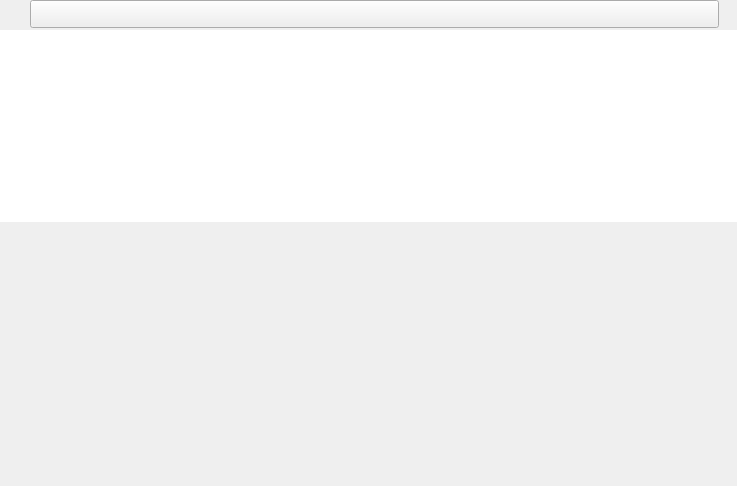
<?xml version="1.0" encoding="UTF-8"?>
<ui version="4.0">
 <class>AlgorithmRunnerItem</class>
 <widget class="QWidget" name="AlgorithmRunnerItem">
  <property name="geometry">
   <rect>
    <x>0</x>
    <y>0</y>
    <width>737</width>
    <height>486</height>
   </rect>
  </property>
  <property name="sizePolicy">
   <sizepolicy hsizetype="Preferred" vsizetype="Maximum">
    <horstretch>0</horstretch>
    <verstretch>0</verstretch>
   </sizepolicy>
  </property>
  <layout class="QVBoxLayout" name="verticalLayout">
   <property name="spacing">
    <number>0</number>
   </property>
   <property name="leftMargin">
    <number>0</number>
   </property>
   <property name="topMargin">
    <number>0</number>
   </property>
   <property name="rightMargin">
    <number>0</number>
   </property>
   <property name="bottomMargin">
    <number>0</number>
   </property>
   <item>
    <widget class="QFrame" name="algFrame">
     <property name="sizePolicy">
      <sizepolicy hsizetype="Preferred" vsizetype="Maximum">
       <horstretch>0</horstretch>
       <verstretch>0</verstretch>
      </sizepolicy>
     </property>
     <property name="styleSheet">
      <string notr="true">
QPushButton {
border-image: none;
}

#settingsButton {
border: 0px;
background-color: transparent;
}

#settingsButton:hover {
border-image: none;
border: 1px solid #C9C9C9;
}

#settingsButton:pressed {
border-image: none;
border: 1px solid #C9C9C9;
}</string>
     </property>
     <layout class="QHBoxLayout" name="horizontalLayout_2">
      <property name="spacing">
       <number>2</number>
      </property>
      <property name="leftMargin">
       <number>0</number>
      </property>
      <property name="topMargin">
       <number>0</number>
      </property>
      <property name="rightMargin">
       <number>0</number>
      </property>
      <property name="bottomMargin">
       <number>2</number>
      </property>
      <item>
       <widget class="QPushButton" name="settingsButton">
        <property name="minimumSize">
         <size>
          <width>28</width>
          <height>28</height>
         </size>
        </property>
        <property name="maximumSize">
         <size>
          <width>28</width>
          <height>28</height>
         </size>
        </property>
        <property name="toolTip">
         <string notr="true">Left click: show/hide algorithm settings,
Right click: display plugin documentation</string>
        </property>
        <property name="text">
         <string/>
        </property>
        <property name="icon">
         <iconset>
          <normaloff>:/tulip/gui/icons/16/settings.png</normaloff>:/tulip/gui/icons/16/settings.png</iconset>
        </property>
        <property name="checkable">
         <bool>true</bool>
        </property>
       </widget>
      </item>
      <item>
       <widget class="QPushButton" name="playButton">
        <property name="sizePolicy">
         <sizepolicy hsizetype="Expanding" vsizetype="Preferred">
          <horstretch>0</horstretch>
          <verstretch>0</verstretch>
         </sizepolicy>
        </property>
        <property name="icon">
         <iconset>
          <normaloff>:/tulip/gui/icons/22/start.png</normaloff>:/tulip/gui/icons/22/start.png</iconset>
        </property>
        <property name="iconSize">
         <size>
          <width>16</width>
          <height>16</height>
         </size>
        </property>
       </widget>
      </item>
      <item>
       <widget class="QCheckBox" name="favoriteCheck">
        <property name="sizePolicy">
         <sizepolicy hsizetype="Maximum" vsizetype="Fixed">
          <horstretch>0</horstretch>
          <verstretch>0</verstretch>
         </sizepolicy>
        </property>
        <property name="minimumSize">
         <size>
          <width>16</width>
          <height>28</height>
         </size>
        </property>
        <property name="maximumSize">
         <size>
          <width>16</width>
          <height>28</height>
         </size>
        </property>
        <property name="toolTip">
         <string>Add to Favorites</string>
        </property>
        <property name="styleSheet">
         <string notr="true">#favoriteCheck {
spacing: 0px;
}
#favoriteCheck::indicator {
border: none;
width: 16px;
height: 16px;
}
#favoriteCheck::indicator:unchecked {
image: url(:/tulip/graphperspective/icons/16/favorite-empty.png);
}
#favoriteCheck::indicator:unchecked:hover {
image: url(:/tulip/graphperspective/icons/16/favorite-hover.png);
}
#favoriteCheck::indicator:unchecked:pressed {
image: url(:/tulip/graphperspective/icons/16/favorite.png);
}
#favoriteCheck::indicator:checked {
image: url(:/tulip/graphperspective/icons/16/favorite.png);
}
#favoriteCheck::indicator:checked:hover {
image: url(:/tulip/graphperspective/icons/16/favorite-hover.png);
}
#favoriteCheck::indicator:checked:pressed {
image: url(:/tulip/graphperspective/icons/16/favorite-empty.png);
}</string>
        </property>
       </widget>
      </item>
     </layout>
    </widget>
   </item>
   <item>
    <widget class="QTableView" name="parameters">
     <property name="sizePolicy">
      <sizepolicy hsizetype="Expanding" vsizetype="Maximum">
       <horstretch>0</horstretch>
       <verstretch>0</verstretch>
      </sizepolicy>
     </property>
     <property name="frameShape">
      <enum>QFrame::NoFrame</enum>
     </property>
     <property name="editTriggers">
      <set>QAbstractItemView::AllEditTriggers</set>
     </property>
     <property name="showDropIndicator" stdset="0">
      <bool>false</bool>
     </property>
     <property name="dragDropOverwriteMode">
      <bool>false</bool>
     </property>
    </widget>
   </item>
   <item>
    <spacer name="verticalSpacer">
     <property name="orientation">
      <enum>Qt::Vertical</enum>
     </property>
     <property name="sizeHint" stdset="0">
      <size>
       <width>0</width>
       <height>0</height>
      </size>
     </property>
    </spacer>
   </item>
  </layout>
 </widget>
 <resources/>
 <connections>
  <connection>
   <sender>playButton</sender>
   <signal>clicked(bool)</signal>
   <receiver>AlgorithmRunnerItem</receiver>
   <slot>run()</slot>
   <hints>
    <hint type="sourcelabel">
     <x>13</x>
     <y>13</y>
    </hint>
    <hint type="destinationlabel">
     <x>369</x>
     <y>233</y>
    </hint>
   </hints>
  </connection>
  <connection>
   <sender>settingsButton</sender>
   <signal>toggled(bool)</signal>
   <receiver>AlgorithmRunnerItem</receiver>
   <slot>updateSettings(bool)</slot>
   <hints>
    <hint type="sourcelabel">
     <x>41</x>
     <y>13</y>
    </hint>
    <hint type="destinationlabel">
     <x>369</x>
     <y>243</y>
    </hint>
   </hints>
  </connection>
 </connections>
 <slots>
  <signal>favorized(bool)</signal>
  <slot>run()</slot>
  <slot>updateSettings(bool)</slot>
 </slots>
</ui>
